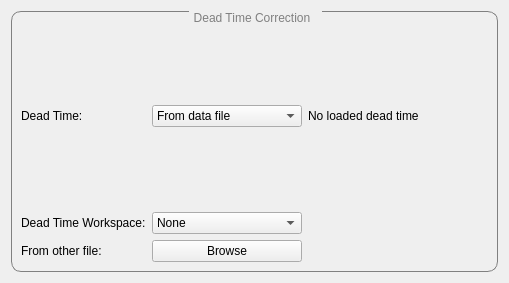
<?xml version="1.0" encoding="UTF-8"?>
<ui version="4.0">
 <class>dead_time_corrections_view</class>
 <widget class="QWidget" name="dead_time_corrections_view">
  <property name="geometry">
   <rect>
    <x>0</x>
    <y>0</y>
    <width>475</width>
    <height>121</height>
   </rect>
  </property>
  <property name="windowTitle">
   <string>Form</string>
  </property>
  <layout class="QGridLayout" name="gridLayout">
   <item row="0" column="0">
    <widget class="QGroupBox" name="groupBox">
     <property name="styleSheet">
      <string notr="true">QGroupBox {
border: 1px solid grey;
border-radius: 10px;
margin-top: 1ex;
margin-right: 0ex
}

QGroupBox:title {
subcontrol-origin: margin;
padding: 0 3px;
subcontrol-position: top center;
padding-top: 0px;
padding-bottom: 0px;
padding-right: 10px;
color: grey; }
</string>
     </property>
     <property name="title">
      <string>Dead Time Correction</string>
     </property>
     <layout class="QGridLayout" name="gridLayout_2">
      <property name="topMargin">
       <number>14</number>
      </property>
      <item row="1" column="0">
       <widget class="QLabel" name="dead_time_workspace_label">
        <property name="text">
         <string>Dead Time Workspace:</string>
        </property>
       </widget>
      </item>
      <item row="1" column="1">
       <widget class="QComboBox" name="dead_time_workspace_selector">
        <property name="toolTip">
         <string>Select a table which is loaded into the ADS.</string>
        </property>
        <item>
         <property name="text">
          <string>None</string>
         </property>
        </item>
       </widget>
      </item>
      <item row="0" column="2">
       <widget class="QLabel" name="dead_time_info_label">
        <property name="minimumSize">
         <size>
          <width>180</width>
          <height>180</height>
         </size>
        </property>
        <property name="text">
         <string>No loaded dead time</string>
        </property>
       </widget>
      </item>
      <item row="0" column="1">
       <widget class="QComboBox" name="dead_time_from_selector">
        <item>
         <property name="text">
          <string>From data file</string>
         </property>
        </item>
        <item>
         <property name="text">
          <string>From table workspace</string>
         </property>
        </item>
        <item>
         <property name="text">
          <string>From other file</string>
         </property>
        </item>
        <item>
         <property name="text">
          <string>None</string>
         </property>
        </item>
       </widget>
      </item>
      <item row="0" column="0">
       <widget class="QLabel" name="dead_time_label">
        <property name="text">
         <string>Dead Time:</string>
        </property>
       </widget>
      </item>
      <item row="2" column="0">
       <widget class="QLabel" name="dead_time_other_file_label">
        <property name="text">
         <string>From other file:</string>
        </property>
       </widget>
      </item>
      <item row="2" column="1">
       <widget class="QPushButton" name="dead_time_browse_button">
        <property name="toolTip">
         <string>&lt;html&gt;&lt;head/&gt;&lt;body&gt;&lt;p&gt;Browse for a .nxs file to load dead times from. If valid, the dead times will be saved as a table, and automatically selected as the dead time for the current data.&lt;/p&gt;&lt;/body&gt;&lt;/html&gt;</string>
        </property>
        <property name="text">
         <string>Browse</string>
        </property>
       </widget>
      </item>
      <item row="1" column="2">
       <spacer name="dead_time_workspace_spacer">
        <property name="orientation">
         <enum>Qt::Horizontal</enum>
        </property>
        <property name="sizeType">
         <enum>QSizePolicy::Fixed</enum>
        </property>
        <property name="sizeHint" stdset="0">
         <size>
          <width>180</width>
          <height>20</height>
         </size>
        </property>
       </spacer>
      </item>
      <item row="2" column="2">
       <spacer name="dead_time_browse_spacer">
        <property name="orientation">
         <enum>Qt::Horizontal</enum>
        </property>
        <property name="sizeType">
         <enum>QSizePolicy::Fixed</enum>
        </property>
        <property name="sizeHint" stdset="0">
         <size>
          <width>180</width>
          <height>20</height>
         </size>
        </property>
       </spacer>
      </item>
     </layout>
    </widget>
   </item>
  </layout>
 </widget>
 <resources/>
 <connections/>
</ui>
